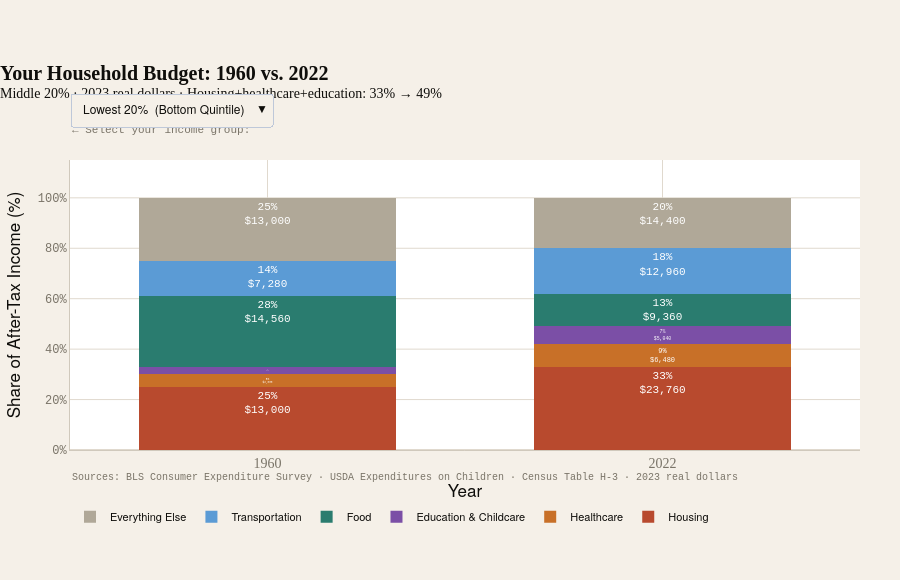

Notebook code for this chart:
### Markdown cell above
---
## Visualization 1 — "Your 1960 vs. 2022 Household Budget"
### Interactive Calculator · Dropdown + Stacked Bar

Pick an income quintile from the dropdown. The two bars update to show
that household's budget in 1960 vs. 2022 — each category as a share of
after-tax income. The key story: *family-formation costs* (housing +
healthcare + education & childcare) take a dramatically larger bite today.

> **Sources:** BLS Consumer Expenditure Survey historical tables and
> USDA *Expenditures on Children by Families* (1960 & 2015 reports).
> Census Table H-3 for income levels, inflation-adjusted to 2023 dollars.

### Code cell
BUDGET = {
    'q1': {
        'label':       'Lowest 20%  (Bottom Quintile)',
        'income_1960': 17000, 'income_2022': 16000,
        1960: {'Housing':27,'Food':35,'Healthcare':5,
               'Transportation':13,'Education & Childcare':2,'Everything Else':18},
        2022: {'Housing':41,'Food':17,'Healthcare':9,
               'Transportation':17,'Education & Childcare':4,'Everything Else':12},
    },
    'q2': {
        'label':       '2nd Quintile',
        'income_1960': 34000, 'income_2022': 43000,
        1960: {'Housing':26,'Food':32,'Healthcare':5,
               'Transportation':14,'Education & Childcare':2,'Everything Else':21},
        2022: {'Housing':37,'Food':15,'Healthcare':9,
               'Transportation':18,'Education & Childcare':5,'Everything Else':16},
    },
    'q3': {
        'label':       'Middle 20%  (Middle Quintile)',
        'income_1960': 52000, 'income_2022': 72000,
        1960: {'Housing':25,'Food':28,'Healthcare':5,
               'Transportation':14,'Education & Childcare':3,'Everything Else':25},
        2022: {'Housing':33,'Food':13,'Healthcare':9,
               'Transportation':18,'Education & Childcare':7,'Everything Else':20},
    },
    'q4': {
        'label':       '4th Quintile',
        'income_1960': 72000, 'income_2022': 113000,
        1960: {'Housing':24,'Food':24,'Healthcare':5,
               'Transportation':15,'Education & Childcare':3,'Everything Else':29},
        2022: {'Housing':29,'Food':11,'Healthcare':8,
               'Transportation':17,'Education & Childcare':8,'Everything Else':27},
    },
    'q5': {
        'label':       'Highest 20%  (Top Quintile)',
        'income_1960': 130000, 'income_2022': 232000,
        1960: {'Housing':22,'Food':20,'Healthcare':4,
               'Transportation':14,'Education & Childcare':4,'Everything Else':36},
        2022: {'Housing':25,'Food': 9,'Healthcare':7,
               'Transportation':15,'Education & Childcare':9,'Everything Else':35},
    },
}

CATEGORIES = ['Housing','Healthcare','Education & Childcare',
              'Food','Transportation','Everything Else']
CAT_COLORS = {
    'Housing':               C.red,
    'Healthcare':            C.orange,
    'Education & Childcare': C.purple,
    'Food':                  C.green,
    'Transportation':        C.blue_light,
    'Everything Else':       C.gray_light,
}

QUINTILE_KEYS = ['q1','q2','q3','q4','q5']
N_CATS        = len(CATEGORIES)

fig_calc = go.Figure()

print(dir(C))

for qi, qk in enumerate(QUINTILE_KEYS):
    q = BUDGET[qk]
    inc60, inc22 = q['income_1960'], q['income_2022']
    s60, s22     = q[1960], q[2022]
    visible      = (qi == 2)   # default: middle quintile

    for cat in CATEGORIES:
        v60 = s60[cat];  d60 = round(inc60 * v60 / 100)
        v22 = s22[cat];  d22 = round(inc22 * v22 / 100)
        fig_calc.add_trace(go.Bar(
            name=cat,
            x=['1960', '2022'],
            y=[v60, v22],
            marker_color=CAT_COLORS[cat],
            marker_line=dict(width=0),
            text=[f'{v60}%<br>${d60:,}', f'{v22}%<br>${d22:,}'],
            textposition='inside',
            textfont=dict(size=11, color='white', family=THEME['font_mono']),
            customdata=[d60, d22],
            hovertemplate=(f'<b>{cat}</b><br>Year: %{{x}}<br>'
                           'Share: %{y}%<br>~$%{customdata:,}<extra></extra>'),
            visible=visible,
            showlegend=(qi == 2),
        ))

buttons = []
for qi, qk in enumerate(QUINTILE_KEYS):
    q   = BUDGET[qk]
    s60 = q[1960]; s22 = q[2022]
    fam60 = s60['Housing']+s60['Healthcare']+s60['Education & Childcare']
    fam22 = s22['Housing']+s22['Healthcare']+s22['Education & Childcare']
    vis = [False]*(len(QUINTILE_KEYS)*N_CATS)
    for ci in range(N_CATS): vis[qi*N_CATS+ci] = True
    buttons.append(dict(
        label=q['label'], method='update',
        args=[{'visible': vis},
              {'title': {'text': (f'<b>Your Household Budget: 1960 vs. 2022</b><br>'
                                  f'<sup>{q["label"]} · 2023 real dollars · '
                                  f'Housing+healthcare+education: {fam60}% → {fam22}%</sup>'),
                         'font': dict(size=THEME['font_size']['lg'],
                                      family=THEME['font'])}}],
    ))

q3  = BUDGET['q3']
f60 = q3[1960]['Housing']+q3[1960]['Healthcare']+q3[1960]['Education & Childcare']
f22 = q3[2022]['Housing']+q3[2022]['Healthcare']+q3[2022]['Education & Childcare']

apply_theme(fig_calc)
fig_calc.update_layout(
    barmode='stack',
    title=dict(
        text=(f'<b>Your Household Budget: 1960 vs. 2022</b><br>'
              f'<sup>Middle 20% · 2023 real dollars · '
              f'Housing+healthcare+education: {f60}% → {f22}%</sup>'),
        font=dict(size=THEME['font_size']['lg'], family=THEME['font']),
    ),
    updatemenus=[dict(
        buttons=buttons, direction='down', showactive=True,
        x=0.0, xanchor='left', y=1.25, yanchor='top',
        bgcolor=THEME['background'],
        font=dict(size=12, family=THEME['font_sans']),
        pad=dict(r=10, t=5),
    )],
    annotations=[dict(
        x=0.0, y=1.13, xref='paper', yref='paper',
        text='← Select your income group:',
        showarrow=False,
        font=dict(size=11, color=C.muted, family=THEME['font_mono']),
    )],
    xaxis=dict(title='Year', tickfont=dict(size=14, family=THEME['font'])),
    yaxis=dict(title='Share of After-Tax Income (%)',
               range=[0,115], ticksuffix='%'),
    legend=dict(orientation='h', x=0, y=-0.18, xanchor='left',
                font=dict(size=11), tracegroupgap=0),
    bargap=0.35, height=580,
    margin=dict(t=160, b=130, l=70, r=40),
)
watermark(fig_calc, ('Sources: BLS Consumer Expenditure Survey · '
                     'USDA Expenditures on Children · Census Table H-3 · '
                     '2023 real dollars'))
fig_calc.show()

print("\n── Family-formation cost burden: housing + healthcare + education ──")
print(f"  {'Quintile':32s}  1960   2022   Change")
print("  " + "-"*55)
for qk in QUINTILE_KEYS:
    q = BUDGET[qk]
    f60 = q[1960]['Housing']+q[1960]['Healthcare']+q[1960]['Education & Childcare']
    f22 = q[2022]['Housing']+q[2022]['Healthcare']+q[2022]['Education & Childcare']
    print(f"  {q['label']:32s}  {f60:>3d}%   {f22:>3d}%  {f22-f60:>+4d} pp")

### Figure 1 — Plotly figure (JSON) as saved in the notebook; plotly's stock layout.template omitted (floating-point values rounded to 4 significant figures)
{"data": [{"customdata": [4590, 6560], "hovertemplate": "<b>Housing</b><br>Year: %{x}<br>Share: %{y}%<br>~$%{customdata:,}<extra></extra>", "marker": {"color": "#B84A2E", "line": {"width": 0}}, "name": "Housing", "showlegend": false, "text": ["27%<br>$4,590", "41%<br>$6,560"], "textfont": {"color": "white", "family": "DM Mono, JetBrains Mono, Courier New, monospace", "size": 11}, "textposition": "inside", "type": "bar", "visible": false, "x": ["1960", "2022"], "y": [27, 41]}, {"customdata": [850, 1440], "hovertemplate": "<b>Healthcare</b><br>Year: %{x}<br>Share: %{y}%<br>~$%{customdata:,}<extra></extra>", "marker": {"color": "#C87028", "line": {"width": 0}}, "name": "Healthcare", "showlegend": false, "text": ["5%<br>$850", "9%<br>$1,440"], "textfont": {"color": "white", "family": "DM Mono, JetBrains Mono, Courier New, monospace", "size": 11}, "textposition": "inside", "type": "bar", "visible": false, "x": ["1960", "2022"], "y": [5, 9]}, {"customdata": [340, 640], "hovertemplate": "<b>Education & Childcare</b><br>Year: %{x}<br>Share: %{y}%<br>~$%{customdata:,}<extra></extra>", "marker": {"color": "#7B4FA6", "line": {"width": 0}}, "name": "Education & Childcare", "showlegend": false, "text": ["2%<br>$340", "4%<br>$640"], "textfont": {"color": "white", "family": "DM Mono, JetBrains Mono, Courier New, monospace", "size": 11}, "textposition": "inside", "type": "bar", "visible": false, "x": ["1960", "2022"], "y": [2, 4]}, {"customdata": [5950, 2720], "hovertemplate": "<b>Food</b><br>Year: %{x}<br>Share: %{y}%<br>~$%{customdata:,}<extra></extra>", "marker": {"color": "#2A7C6F", "line": {"width": 0}}, "name": "Food", "showlegend": false, "text": ["35%<br>$5,950", "17%<br>$2,720"], "textfont": {"color": "white", "family": "DM Mono, JetBrains Mono, Courier New, monospace", "size": 11}, "textposition": "inside", "type": "bar", "visible": false, "x": ["1960", "2022"], "y": [35, 17]}, {"customdata": [2210, 2720], "hovertemplate": "<b>Transportation</b><br>Year: %{x}<br>Share: %{y}%<br>~$%{customdata:,}<extra></extra>", "marker": {"color": "#5B9BD5", "line": {"width": 0}}, "name": "Transportation", "showlegend": false, "text": ["13%<br>$2,210", "17%<br>$2,720"], "textfont": {"color": "white", "family": "DM Mono, JetBrains Mono, Courier New, monospace", "size": 11}, "textposition": "inside", "type": "bar", "visible": false, "x": ["1960", "2022"], "y": [13, 17]}, {"customdata": [3060, 1920], "hovertemplate": "<b>Everything Else</b><br>Year: %{x}<br>Share: %{y}%<br>~$%{customdata:,}<extra></extra>", "marker": {"color": "#B0A898", "line": {"width": 0}}, "name": "Everything Else", "showlegend": false, "text": ["18%<br>$3,060", "12%<br>$1,920"], "textfont": {"color": "white", "family": "DM Mono, JetBrains Mono, Courier New, monospace", "size": 11}, "textposition": "inside", "type": "bar", "visible": false, "x": ["1960", "2022"], "y": [18, 12]}, {"customdata": [8840, 15910], "hovertemplate": "<b>Housing</b><br>Year: %{x}<br>Share: %{y}%<br>~$%{customdata:,}<extra></extra>", "marker": {"color": "#B84A2E", "line": {"width": 0}}, "name": "Housing", "showlegend": false, "text": ["26%<br>$8,840", "37%<br>$15,910"], "textfont": {"color": "white", "family": "DM Mono, JetBrains Mono, Courier New, monospace", "size": 11}, "textposition": "inside", "type": "bar", "visible": false, "x": ["1960", "2022"], "y": [26, 37]}, {"customdata": [1700, 3870], "hovertemplate": "<b>Healthcare</b><br>Year: %{x}<br>Share: %{y}%<br>~$%{customdata:,}<extra></extra>", "marker": {"color": "#C87028", "line": {"width": 0}}, "name": "Healthcare", "showlegend": false, "text": ["5%<br>$1,700", "9%<br>$3,870"], "textfont": {"color": "white", "family": "DM Mono, JetBrains Mono, Courier New, monospace", "size": 11}, "textposition": "inside", "type": "bar", "visible": false, "x": ["1960", "2022"], "y": [5, 9]}, {"customdata": [680, 2150], "hovertemplate": "<b>Education & Childcare</b><br>Year: %{x}<br>Share: %{y}%<br>~$%{customdata:,}<extra></extra>", "marker": {"color": "#7B4FA6", "line": {"width": 0}}, "name": "Education & Childcare", "showlegend": false, "text": ["2%<br>$680", "5%<br>$2,150"], "textfont": {"color": "white", "family": "DM Mono, JetBrains Mono, Courier New, monospace", "size": 11}, "textposition": "inside", "type": "bar", "visible": false, "x": ["1960", "2022"], "y": [2, 5]}, {"customdata": [10880, 6450], "hovertemplate": "<b>Food</b><br>Year: %{x}<br>Share: %{y}%<br>~$%{customdata:,}<extra></extra>", "marker": {"color": "#2A7C6F", "line": {"width": 0}}, "name": "Food", "showlegend": false, "text": ["32%<br>$10,880", "15%<br>$6,450"], "textfont": {"color": "white", "family": "DM Mono, JetBrains Mono, Courier New, monospace", "size": 11}, "textposition": "inside", "type": "bar", "visible": false, "x": ["1960", "2022"], "y": [32, 15]}, {"customdata": [4760, 7740], "hovertemplate": "<b>Transportation</b><br>Year: %{x}<br>Share: %{y}%<br>~$%{customdata:,}<extra></extra>", "marker": {"color": "#5B9BD5", "line": {"width": 0}}, "name": "Transportation", "showlegend": false, "text": ["14%<br>$4,760", "18%<br>$7,740"], "textfont": {"color": "white", "family": "DM Mono, JetBrains Mono, Courier New, monospace", "size": 11}, "textposition": "inside", "type": "bar", "visible": false, "x": ["1960", "2022"], "y": [14, 18]}, {"customdata": [7140, 6880], "hovertemplate": "<b>Everything Else</b><br>Year: %{x}<br>Share: %{y}%<br>~$%{customdata:,}<extra></extra>", "marker": {"color": "#B0A898", "line": {"width": 0}}, "name": "Everything Else", "showlegend": false, "text": ["21%<br>$7,140", "16%<br>$6,880"], "textfont": {"color": "white", "family": "DM Mono, JetBrains Mono, Courier New, monospace", "size": 11}, "textposition": "inside", "type": "bar", "visible": false, "x": ["1960", "2022"], "y": [21, 16]}, {"customdata": [13000, 23760], "hovertemplate": "<b>Housing</b><br>Year: %{x}<br>Share: %{y}%<br>~$%{customdata:,}<extra></extra>", "marker": {"color": "#B84A2E", "line": {"width": 0}}, "name": "Housing", "showlegend": true, "text": ["25%<br>$13,000", "33%<br>$23,760"], "textfont": {"color": "white", "family": "DM Mono, JetBrains Mono, Courier New, monospace", "size": 11}, "textposition": "inside", "type": "bar", "visible": true, "x": ["1960", "2022"], "y": [25, 33]}, {"customdata": [2600, 6480], "hovertemplate": "<b>Healthcare</b><br>Year: %{x}<br>Share: %{y}%<br>~$%{customdata:,}<extra></extra>", "marker": {"color": "#C87028", "line": {"width": 0}}, "name": "Healthcare", "showlegend": true, "text": ["5%<br>$2,600", "9%<br>$6,480"], "textfont": {"color": "white", "family": "DM Mono, JetBrains Mono, Courier New, monospace", "size": 11}, "textposition": "inside", "type": "bar", "visible": true, "x": ["1960", "2022"], "y": [5, 9]}, {"customdata": [1560, 5040], "hovertemplate": "<b>Education & Childcare</b><br>Year: %{x}<br>Share: %{y}%<br>~$%{customdata:,}<extra></extra>", "marker": {"color": "#7B4FA6", "line": {"width": 0}}, "name": "Education & Childcare", "showlegend": true, "text": ["3%<br>$1,560", "7%<br>$5,040"], "textfont": {"color": "white", "family": "DM Mono, JetBrains Mono, Courier New, monospace", "size": 11}, "textposition": "inside", "type": "bar", "visible": true, "x": ["1960", "2022"], "y": [3, 7]}, {"customdata": [14560, 9360], "hovertemplate": "<b>Food</b><br>Year: %{x}<br>Share: %{y}%<br>~$%{customdata:,}<extra></extra>", "marker": {"color": "#2A7C6F", "line": {"width": 0}}, "name": "Food", "showlegend": true, "text": ["28%<br>$14,560", "13%<br>$9,360"], "textfont": {"color": "white", "family": "DM Mono, JetBrains Mono, Courier New, monospace", "size": 11}, "textposition": "inside", "type": "bar", "visible": true, "x": ["1960", "2022"], "y": [28, 13]}, {"customdata": [7280, 12960], "hovertemplate": "<b>Transportation</b><br>Year: %{x}<br>Share: %{y}%<br>~$%{customdata:,}<extra></extra>", "marker": {"color": "#5B9BD5", "line": {"width": 0}}, "name": "Transportation", "showlegend": true, "text": ["14%<br>$7,280", "18%<br>$12,960"], "textfont": {"color": "white", "family": "DM Mono, JetBrains Mono, Courier New, monospace", "size": 11}, "textposition": "inside", "type": "bar", "visible": true, "x": ["1960", "2022"], "y": [14, 18]}, {"customdata": [13000, 14400], "hovertemplate": "<b>Everything Else</b><br>Year: %{x}<br>Share: %{y}%<br>~$%{customdata:,}<extra></extra>", "marker": {"color": "#B0A898", "line": {"width": 0}}, "name": "Everything Else", "showlegend": true, "text": ["25%<br>$13,000", "20%<br>$14,400"], "textfont": {"color": "white", "family": "DM Mono, JetBrains Mono, Courier New, monospace", "size": 11}, "textposition": "inside", "type": "bar", "visible": true, "x": ["1960", "2022"], "y": [25, 20]}, {"customdata": [17280, 32770], "hovertemplate": "<b>Housing</b><br>Year: %{x}<br>Share: %{y}%<br>~$%{customdata:,}<extra></extra>", "marker": {"color": "#B84A2E", "line": {"width": 0}}, "name": "Housing", "showlegend": false, "text": ["24%<br>$17,280", "29%<br>$32,770"], "textfont": {"color": "white", "family": "DM Mono, JetBrains Mono, Courier New, monospace", "size": 11}, "textposition": "inside", "type": "bar", "visible": false, "x": ["1960", "2022"], "y": [24, 29]}, {"customdata": [3600, 9040], "hovertemplate": "<b>Healthcare</b><br>Year: %{x}<br>Share: %{y}%<br>~$%{customdata:,}<extra></extra>", "marker": {"color": "#C87028", "line": {"width": 0}}, "name": "Healthcare", "showlegend": false, "text": ["5%<br>$3,600", "8%<br>$9,040"], "textfont": {"color": "white", "family": "DM Mono, JetBrains Mono, Courier New, monospace", "size": 11}, "textposition": "inside", "type": "bar", "visible": false, "x": ["1960", "2022"], "y": [5, 8]}, {"customdata": [2160, 9040], "hovertemplate": "<b>Education & Childcare</b><br>Year: %{x}<br>Share: %{y}%<br>~$%{customdata:,}<extra></extra>", "marker": {"color": "#7B4FA6", "line": {"width": 0}}, "name": "Education & Childcare", "showlegend": false, "text": ["3%<br>$2,160", "8%<br>$9,040"], "textfont": {"color": "white", "family": "DM Mono, JetBrains Mono, Courier New, monospace", "size": 11}, "textposition": "inside", "type": "bar", "visible": false, "x": ["1960", "2022"], "y": [3, 8]}, {"customdata": [17280, 12430], "hovertemplate": "<b>Food</b><br>Year: %{x}<br>Share: %{y}%<br>~$%{customdata:,}<extra></extra>", "marker": {"color": "#2A7C6F", "line": {"width": 0}}, "name": "Food", "showlegend": false, "text": ["24%<br>$17,280", "11%<br>$12,430"], "textfont": {"color": "white", "family": "DM Mono, JetBrains Mono, Courier New, monospace", "size": 11}, "textposition": "inside", "type": "bar", "visible": false, "x": ["1960", "2022"], "y": [24, 11]}, {"customdata": [10800, 19210], "hovertemplate": "<b>Transportation</b><br>Year: %{x}<br>Share: %{y}%<br>~$%{customdata:,}<extra></extra>", "marker": {"color": "#5B9BD5", "line": {"width": 0}}, "name": "Transportation", "showlegend": false, "text": ["15%<br>$10,800", "17%<br>$19,210"], "textfont": {"color": "white", "family": "DM Mono, JetBrains Mono, Courier New, monospace", "size": 11}, "textposition": "inside", "type": "bar", "visible": false, "x": ["1960", "2022"], "y": [15, 17]}, {"customdata": [20880, 30510], "hovertemplate": "<b>Everything Else</b><br>Year: %{x}<br>Share: %{y}%<br>~$%{customdata:,}<extra></extra>", "marker": {"color": "#B0A898", "line": {"width": 0}}, "name": "Everything Else", "showlegend": false, "text": ["29%<br>$20,880", "27%<br>$30,510"], "textfont": {"color": "white", "family": "DM Mono, JetBrains Mono, Courier New, monospace", "size": 11}, "textposition": "inside", "type": "bar", "visible": false, "x": ["1960", "2022"], "y": [29, 27]}, {"customdata": [28600, 58000], "hovertemplate": "<b>Housing</b><br>Year: %{x}<br>Share: %{y}%<br>~$%{customdata:,}<extra></extra>", "marker": {"color": "#B84A2E", "line": {"width": 0}}, "name": "Housing", "showlegend": false, "text": ["22%<br>$28,600", "25%<br>$58,000"], "textfont": {"color": "white", "family": "DM Mono, JetBrains Mono, Courier New, monospace", "size": 11}, "textposition": "inside", "type": "bar", "visible": false, "x": ["1960", "2022"], "y": [22, 25]}, {"customdata": [5200, 16240], "hovertemplate": "<b>Healthcare</b><br>Year: %{x}<br>Share: %{y}%<br>~$%{customdata:,}<extra></extra>", "marker": {"color": "#C87028", "line": {"width": 0}}, "name": "Healthcare", "showlegend": false, "text": ["4%<br>$5,200", "7%<br>$16,240"], "textfont": {"color": "white", "family": "DM Mono, JetBrains Mono, Courier New, monospace", "size": 11}, "textposition": "inside", "type": "bar", "visible": false, "x": ["1960", "2022"], "y": [4, 7]}, {"customdata": [5200, 20880], "hovertemplate": "<b>Education & Childcare</b><br>Year: %{x}<br>Share: %{y}%<br>~$%{customdata:,}<extra></extra>", "marker": {"color": "#7B4FA6", "line": {"width": 0}}, "name": "Education & Childcare", "showlegend": false, "text": ["4%<br>$5,200", "9%<br>$20,880"], "textfont": {"color": "white", "family": "DM Mono, JetBrains Mono, Courier New, monospace", "size": 11}, "textposition": "inside", "type": "bar", "visible": false, "x": ["1960", "2022"], "y": [4, 9]}, {"customdata": [26000, 20880], "hovertemplate": "<b>Food</b><br>Year: %{x}<br>Share: %{y}%<br>~$%{customdata:,}<extra></extra>", "marker": {"color": "#2A7C6F", "line": {"width": 0}}, "name": "Food", "showlegend": false, "text": ["20%<br>$26,000", "9%<br>$20,880"], "textfont": {"color": "white", "family": "DM Mono, JetBrains Mono, Courier New, monospace", "size": 11}, "textposition": "inside", "type": "bar", "visible": false, "x": ["1960", "2022"], "y": [20, 9]}, {"customdata": [18200, 34800], "hovertemplate": "<b>Transportation</b><br>Year: %{x}<br>Share: %{y}%<br>~$%{customdata:,}<extra></extra>", "marker": {"color": "#5B9BD5", "line": {"width": 0}}, "name": "Transportation", "showlegend": false, "text": ["14%<br>$18,200", "15%<br>$34,800"], "textfont": {"color": "white", "family": "DM Mono, JetBrains Mono, Courier New, monospace", "size": 11}, "textposition": "inside", "type": "bar", "visible": false, "x": ["1960", "2022"], "y": [14, 15]}, {"customdata": [46800, 81200], "hovertemplate": "<b>Everything Else</b><br>Year: %{x}<br>Share: %{y}%<br>~$%{customdata:,}<extra></extra>", "marker": {"color": "#B0A898", "line": {"width": 0}}, "name": "Everything Else", "showlegend": false, "text": ["36%<br>$46,800", "35%<br>$81,200"], "textfont": {"color": "white", "family": "DM Mono, JetBrains Mono, Courier New, monospace", "size": 11}, "textposition": "inside", "type": "bar", "visible": false, "x": ["1960", "2022"], "y": [36, 35]}], "layout": {"annotations": [{"font": {"color": "#7A7468", "family": "DM Mono, JetBrains Mono, Courier New, monospace", "size": 11}, "showarrow": false, "text": "← Select your income group:", "x": 0, "xref": "paper", "y": 1.13, "yref": "paper"}, {"align": "left", "font": {"color": "#7A7468", "family": "DM Mono, JetBrains Mono, Courier New, monospace", "size": 10}, "showarrow": false, "text": "Sources: BLS Consumer Expenditure Survey · USDA Expenditures on Children · Census Table H-3 · 2023 real dollars", "x": 0, "xref": "paper", "y": -0.12, "yref": "paper"}], "bargap": 0.35, "barmode": "stack", "colorway": ["#2A6FAF", "#B84A2E", "#C8872A", "#2A7C6F", "#7B4FA6", "#C87028", "#7A7468"], "font": {"color": "#0F0E0B", "family": "DM Sans, Helvetica Neue, Arial, sans-serif", "size": 14}, "height": 580, "hoverlabel": {"bgcolor": "#FFFFFF", "bordercolor": "#D0C9BC", "font": {"color": "#0F0E0B", "family": "DM Sans, Helvetica Neue, Arial, sans-serif", "size": 12}}, "legend": {"bgcolor": "rgba(0,0,0,0)", "bordercolor": "rgba(0,0,0,0)", "font": {"color": "#0F0E0B", "family": "DM Sans, Helvetica Neue, Arial, sans-serif", "size": 11}, "orientation": "h", "tracegroupgap": 0, "x": 0, "xanchor": "left", "y": -0.18}, "margin": {"b": 130, "l": 70, "r": 40, "t": 160}, "paper_bgcolor": "#F5F0E8", "plot_bgcolor": "#FFFFFF", "title": {"font": {"color": "#0F0E0B", "family": "Playfair Display, Georgia, serif", "size": 20}, "pad": {"l": 0}, "text": "<b>Your Household Budget: 1960 vs. 2022</b><br><sup>Middle 20% · 2023 real dollars · Housing+healthcare+education: 33% → 49%</sup>", "x": 0, "xanchor": "left"}, "updatemenus": [{"bgcolor": "#F5F0E8", "buttons": [{"args": [{"visible": [true, true, true, true, true, true, false, false, false, false, false, false, false, false, false, false, false, false, false, false, false, false, false, false, false, false, false, false, false, false]}, {"title": {"font": {"family": "Playfair Display, Georgia, serif", "size": 20}, "text": "<b>Your Household Budget: 1960 vs. 2022</b><br><sup>Lowest 20%  (Bottom Quintile) · 2023 real dollars · Housing+healthcare+education: 34% → 54%</sup>"}}], "label": "Lowest 20%  (Bottom Quintile)", "method": "update"}, {"args": [{"visible": [false, false, false, false, false, false, true, true, true, true, true, true, false, false, false, false, false, false, false, false, false, false, false, false, false, false, false, false, false, false]}, {"title": {"font": {"family": "Playfair Display, Georgia, serif", "size": 20}, "text": "<b>Your Household Budget: 1960 vs. 2022</b><br><sup>2nd Quintile · 2023 real dollars · Housing+healthcare+education: 33% → 51%</sup>"}}], "label": "2nd Quintile", "method": "update"}, {"args": [{"visible": [false, false, false, false, false, false, false, false, false, false, false, false, true, true, true, true, true, true, false, false, false, false, false, false, false, false, false, false, false, false]}, {"title": {"font": {"family": "Playfair Display, Georgia, serif", "size": 20}, "text": "<b>Your Household Budget: 1960 vs. 2022</b><br><sup>Middle 20%  (Middle Quintile) · 2023 real dollars · Housing+healthcare+education: 33% → 49%</sup>"}}], "label": "Middle 20%  (Middle Quintile)", "method": "update"}, {"args": [{"visible": [false, false, false, false, false, false, false, false, false, false, false, false, false, false, false, false, false, false, true, true, true, true, true, true, false, false, false, false, false, false]}, {"title": {"font": {"family": "Playfair Display, Georgia, serif", "size": 20}, "text": "<b>Your Household Budget: 1960 vs. 2022</b><br><sup>4th Quintile · 2023 real dollars · Housing+healthcare+education: 32% → 45%</sup>"}}], "label": "4th Quintile", "method": "update"}, {"args": [{"visible": [false, false, false, false, false, false, false, false, false, false, false, false, false, false, false, false, false, false, false, false, false, false, false, false, true, true, true, true, true, true]}, {"title": {"font": {"family": "Playfair Display, Georgia, serif", "size": 20}, "text": "<b>Your Household Budget: 1960 vs. 2022</b><br><sup>Highest 20%  (Top Quintile) · 2023 real dollars · Housing+healthcare+education: 30% → 41%</sup>"}}], "label": "Highest 20%  (Top Quintile)", "method": "update"}], "direction": "down", "font": {"family": "DM Sans, Helvetica Neue, Arial, sans-serif", "size": 12}, "pad": {"r": 10, "t": 5}, "showactive": true, "x": 0, "xanchor": "left", "y": 1.25, "yanchor": "top"}], "xaxis": {"gridcolor": "#E0D9CE", "linecolor": "#D0C9BC", "tickcolor": "#D0C9BC", "tickfont": {"color": "#7A7468", "family": "Playfair Display, Georgia, serif", "size": 14}, "title": {"text": "Year"}, "zerolinecolor": "#E0D9CE"}, "yaxis": {"gridcolor": "#E0D9CE", "linecolor": "#D0C9BC", "range": [0, 115], "tickcolor": "#D0C9BC", "tickfont": {"color": "#7A7468", "family": "DM Mono, JetBrains Mono, Courier New, monospace", "size": 12}, "ticksuffix": "%", "title": {"text": "Share of After-Tax Income (%)"}, "zerolinecolor": "#E0D9CE"}}}
